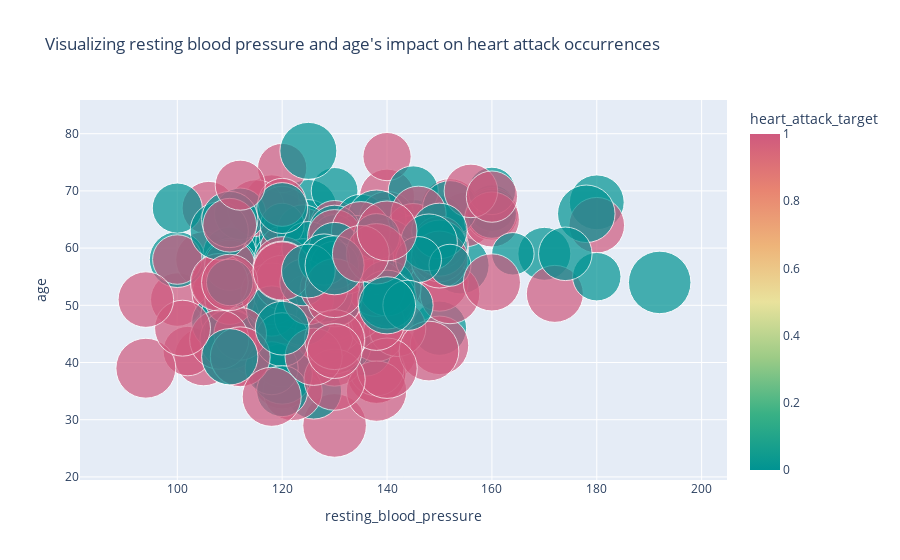

The notebook cell saved with this chart:
### Markdown cell above
I first want to see the relationship between blood pressure levels and heart attacks. What I would like to see is if a high blood pressure level will naturally mean a heart attack. I will use a scatter plot to identify this.

### Code cell
px.scatter(train_copy, x='resting_blood_pressure', y='age', size='maximum_heart_rate', color='heart_attack_target', size_max=45, color_continuous_scale='temps', title="Visualizing resting blood pressure and age's impact on heart attack occurrences")

### Figure 1 — Plotly figure (JSON) as saved in the notebook; plotly's stock layout.template omitted (floating-point values rounded to 4 significant figures; data arrays with more than 128 entries replaced by an {"elided": "..."} marker saying what was removed)
{"data": [{"hovertemplate": "resting_blood_pressure=%{x}<br>age=%{y}<br>maximum_heart_rate=%{marker.size}<br>heart_attack_target=%{marker.color}<extra></extra>", "legendgroup": "", "marker": {"color": {"elided": "242 int values"}, "coloraxis": "coloraxis", "size": {"elided": "242 int values"}, "sizemode": "area", "sizeref": 0.09975, "symbol": "circle"}, "mode": "markers", "name": "", "orientation": "v", "showlegend": false, "type": "scatter", "x": {"elided": "242 int values"}, "xaxis": "x", "y": {"elided": "242 int values"}, "yaxis": "y"}], "layout": {"coloraxis": {"colorbar": {"title": {"text": "heart_attack_target"}}, "colorscale": [[0, "rgb(0, 147, 146)"], [0.1667, "rgb(57, 177, 133)"], [0.3333, "rgb(156, 203, 134)"], [0.5, "rgb(233, 226, 156)"], [0.6667, "rgb(238, 180, 121)"], [0.8333, "rgb(232, 132, 113)"], [1, "rgb(207, 89, 126)"]]}, "legend": {"itemsizing": "constant", "tracegroupgap": 0}, "title": {"text": "Visualizing resting blood pressure and age's impact on heart attack occurrences"}, "xaxis": {"anchor": "y", "domain": [0, 1], "title": {"text": "resting_blood_pressure"}}, "yaxis": {"anchor": "x", "domain": [0, 1], "title": {"text": "age"}}}}
